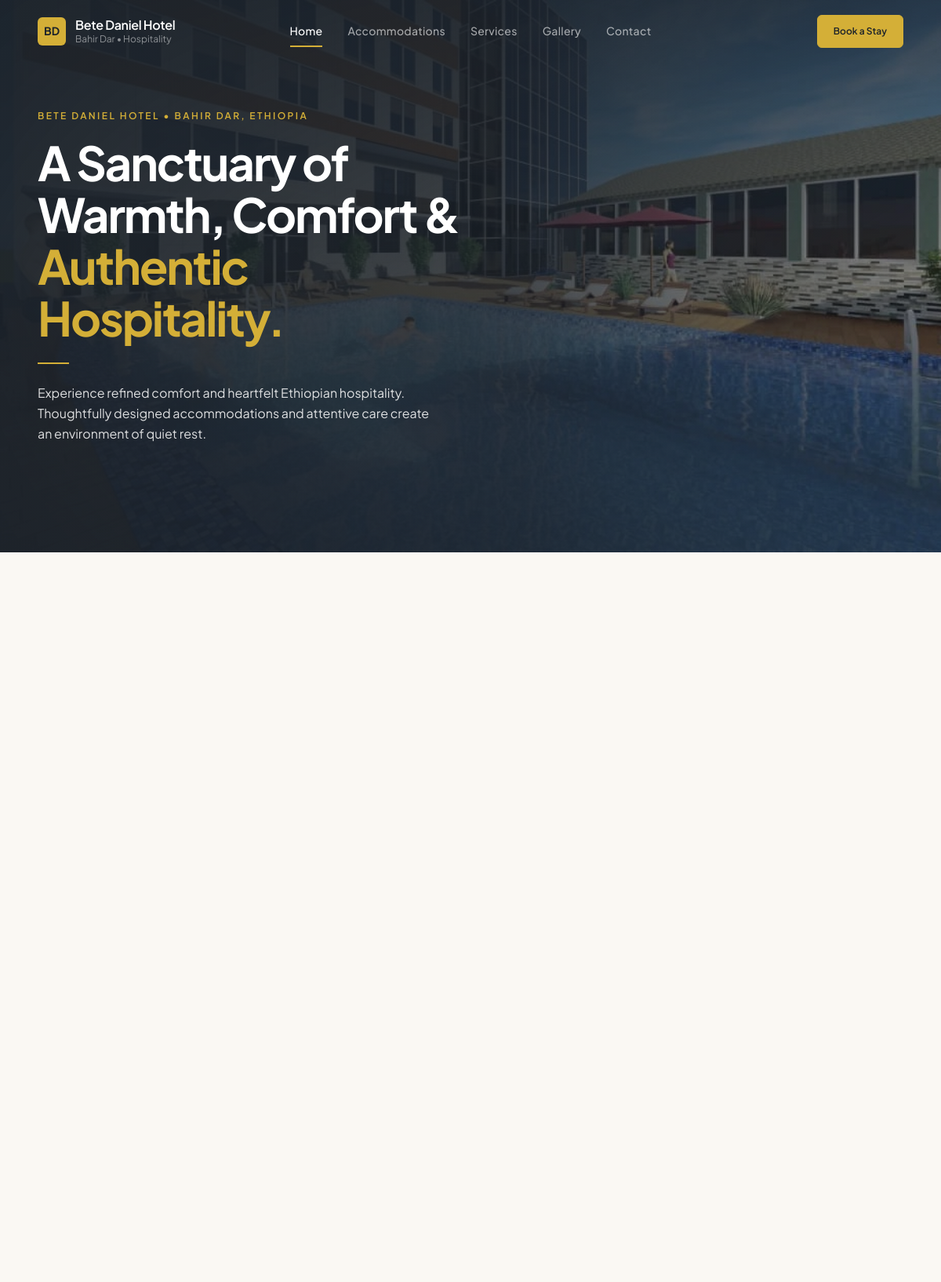
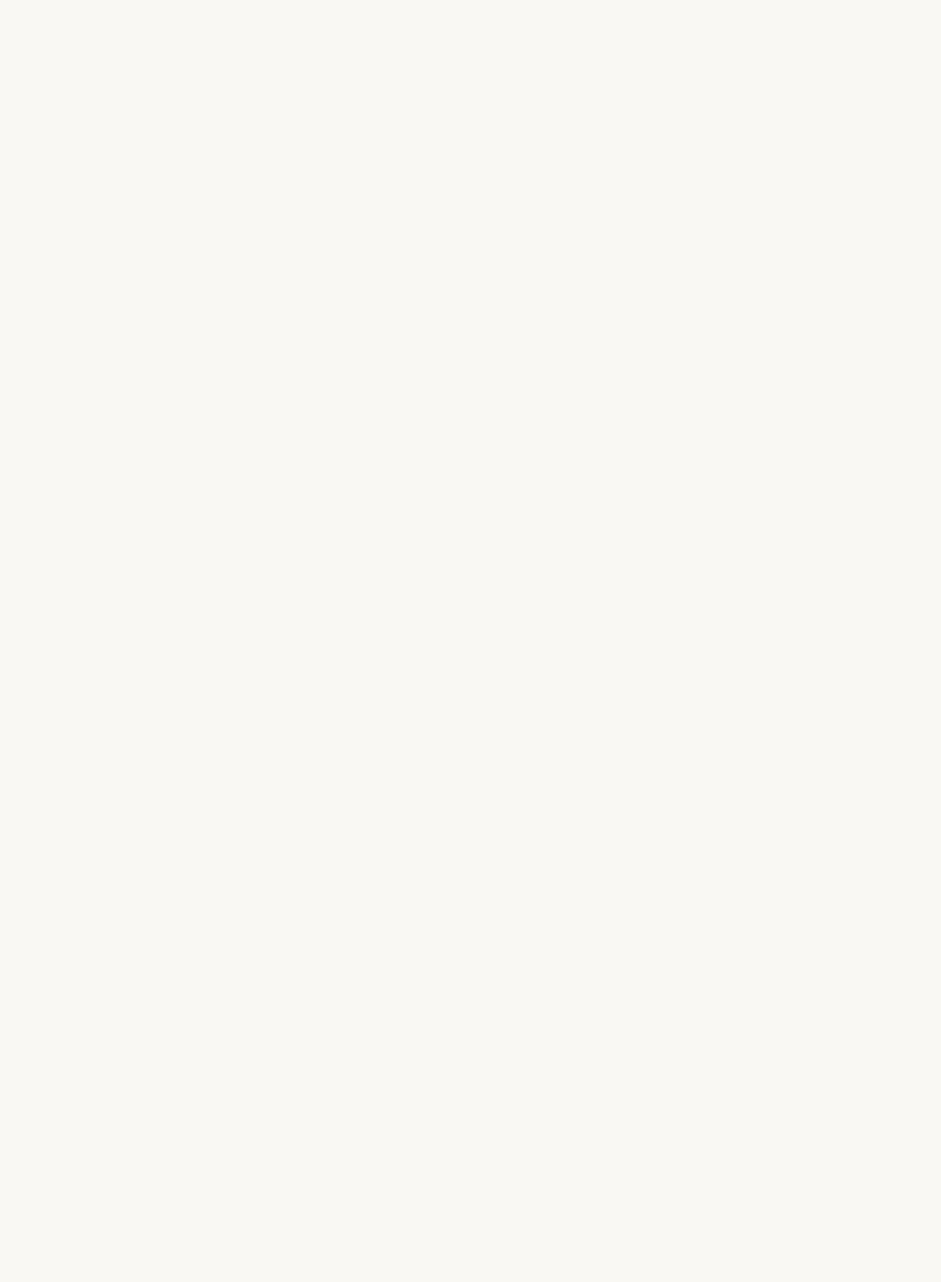
The page / (upper part) on the database its author committed (2 pictures, top to bottom).
### apps/core/models.py (models this page shows, shortened)
class HotelInformation(models.Model):
    hotel_name = models.CharField(
        max_length=150,
        default="Bete Daniel Hotel",
        help_text=_("Official hotel name")
    )
    tagline = models.CharField(
        max_length=255,
        default="A Sanctuary of Warmth, Comfort & Authentic Hospitality",
        blank=True,
        help_text=_("Short header or hero tagline")
    )
    about_title = models.CharField(
        max_length=200,
        default="Welcome to Bete Daniel Hotel",
        blank=True,
        help_text=_("Heading for the About section")
    )
    about_description = models.TextField(
        default=(
            "Nestled in a serene and accessible neighborhood, Bete Daniel Hotel provides a refined "
            "blend of modern comfort and authentic Ethiopian hospitality. Whether you are traveling "
            "for business or leisure, our thoughtfully designed rooms and attentive staff ensure an "
            "unforgettable and restful stay."
        ),
        blank=True,
        help_text=_("Detailed introduction and about narrative")
    )
    address = models.CharField(
        max_length=255,
        default="Bole Sub-City, Addis Ababa, Ethiopia",
        blank=True,
        help_text=_("Physical hotel address")
    )
    phone = models.CharField(
        max_length=50,
        default="+251 11 000 0000",
        blank=True,
        help_text=_("Primary front desk phone number")
    )
    email = models.EmailField(
        default="info@betedanielhotel.com",
        blank=True,
        help_text=_("Public inquiries and reservations email")
    )
    check_in_time = models.CharField(
        max_length=50,
        default="2:00 PM",
        blank=True,
        help_text=_("Standard check-in time")
    )
    check_out_time = models.CharField(
        max_length=50,
        default="11:00 AM",
        blank=True,
        help_text=_("Standard check-out time")
    )
    reception_hours = models.CharField(
        max_length=100,
        default="24/7 Front Desk",
        blank=True,
        help_text=_("Front desk operational hours")
    )
    created_at = models.DateTimeField(auto_now_add=True)
    updated_at = models.DateTimeField(auto_now=True)
    class Meta:
        verbose_name = _("Hotel Information & Profile")
        verbose_name_plural = _("Hotel Information & Profile")
    @classmethod
    def get_solo(cls):
        obj, _ = cls.objects.get_or_create(id=1)
        return obj

class GalleryImage(models.Model):
    title = models.CharField(
        max_length=150,
        blank=True,
        help_text=_("Title or label for this photograph")
    )
    caption = models.CharField(
        max_length=255,
        blank=True,
        help_text=_("Optional caption displayed alongside the photo")
    )
    image = models.FileField(
        upload_to='gallery/',
        validators=[FileExtensionValidator(allowed_extensions=['jpg', 'jpeg', 'png', 'webp'])],
        help_text=_("Upload an authentic hotel photograph (JPG, PNG, WebP)")
    )
    is_hero = models.BooleanField(
        default=False,
        help_text=_(
            "Designate this image as the main homepage hero background. "
            "Selecting this will automatically unset any previously chosen hero image."
        )
    )
    display_order = models.PositiveIntegerField(
        default=0,
        help_text=_("Display order in the gallery (lower numbers appear first)")
    )
    is_active = models.BooleanField(
        default=True,
        help_text=_("Controls whether this image is published on the website")
    )
    created_at = models.DateTimeField(auto_now_add=True)
    updated_at = models.DateTimeField(auto_now=True)
    class Meta:
        verbose_name = _("Hotel Gallery Image")
        verbose_name_plural = _("Hotel Gallery Images")
        ordering = ['display_order', '-created_at']

### apps/core/views.py (the view)
# urls.py: path('', views.home_view, name='home'),
def home_view(request):
    hero_image = GalleryImage.objects.filter(is_active=True, is_hero=True).first()
    room_categories = RoomCategory.objects.filter(
        is_active=True
    ).prefetch_related('images').order_by('price_per_night', 'name')
    facilities = Facility.objects.filter(is_active=True).order_by('display_order', 'name')
    gallery_images = GalleryImage.objects.filter(is_active=True).order_by('display_order', '-created_at')
    hotel_info = HotelInformation.get_solo()
    context = {
        'hero_image': hero_image,
        'room_categories': room_categories,
        'facilities': facilities,
        'gallery_images': gallery_images,
        'hotel_info': hotel_info,
    }
    return render(request, 'core/home.html', context)

### templates/core/home.html (shortened to what this page needs)
{% extends 'base.html' %}
{% load static %}
{% block content %}
<section class="hero-section {% if hero_image %}hero-with-image{% else %}hero-neutral-fallback{% endif %}">
  {% if hero_image %}
  <div class="hero-background" aria-hidden="true"
    style="background-image: url('{{ hero_image.image.url }}');"></div>
  <div class="hero-overlay" aria-hidden="true"></div>
  {% endif %}
  <div class="container hero-content">
    <div class="hero-copy">
      <div class="hero-eyebrow">BETE DANIEL HOTEL &bull; BAHIR DAR, ETHIOPIA</div>
      <h1 class="hero-title">
        <span class="hero-title-primary">A Sanctuary of Warmth, Comfort &amp;</span>
        <span class="hero-title-accent">Authentic Hospitality.</span>
      </h1>
      <div class="hero-divider" aria-hidden="true"></div>
      <p class="hero-tagline">
        Experience refined comfort and heartfelt Ethiopian hospitality. Thoughtfully designed accommodations and
        attentive care create an environment of quiet rest.
      </p>
    </div>
  </div>
</section>
<section id="about" class="section about-section">
  <div class="container">
  </div>
</section>
<section id="rooms" class="section section-alt">
  <div class="container">
    {% if room_categories %}
    <div class="rooms-grid">
    </div>
    {% endif %}
  </div>
</section>
<section id="services" class="section">
  <div class="container">
    {% if facilities %}
    <div class="facilities-grid">
    </div>
    {% endif %}
  </div>
</section>
{% endblock %}

### templates/includes/navbar.html (shortened to what this page needs)
{% load static %}
<header class="site-header{% if request.resolver_match.url_name == 'home' %} site-header-home{% endif %}">
  <div class="container navbar">
    <a href="{% url 'core:home' %}" class="nav-brand" aria-label="Bete Daniel Hotel">
      <span class="brand-mark" aria-hidden="true">BD</span>
      <span class="brand-copy">
        <span class="brand-title">{{ hotel_info.hotel_name|default:"Bete Daniel Hotel" }}</span>
        <span class="brand-subtitle">Bahir Dar &bull; Hospitality</span>
      </span>
    </a>
    <nav id="navMenu" class="nav-menu" aria-label="Primary Navigation">
      <a href="{% url 'core:home' %}" class="nav-link{% if request.resolver_match.url_name == 'home' %} nav-link-active{% endif %}" {% if request.resolver_match.url_name == 'home' %}aria-current="page"{% endif %}>Home</a>
      <a href="{% url 'rooms:category_list' %}" class="nav-link">Accommodations</a>
      <a href="{% url 'core:home' %}#services" class="nav-link">Services</a>
      <a href="{% url 'core:home' %}#gallery" class="nav-link">Gallery</a>
      <a href="{% url 'core:home' %}#contact" class="nav-link">Contact</a>
    </nav>
    <div class="nav-cta">
      <a href="{% url 'reservations:book' %}" class="btn btn-gold">Book a Stay</a>
    </div>
  </div>
</header>

### rows shown on the page
HotelInformation: hotel_name "Bete Daniel Hotel"
GalleryImage: image (picture)
